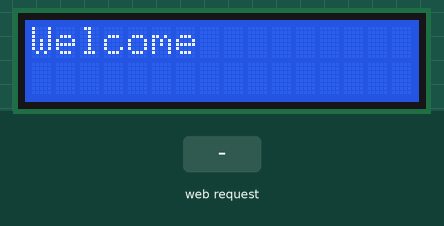
Simulated run of this sketch. Board: ESP8266 (NodeMCU). On the bench: 16×2 character LCD. The inputs (shaded band) are chosen by the test bench. WiFi joins after 1.5 s; servers stay silent unless stated; what the sketch prints to the serial monitor is not drawn.

Above: at 2.7 s.
2.8 s: HTTP request GET /update?message=1 received
At 3.9 s:
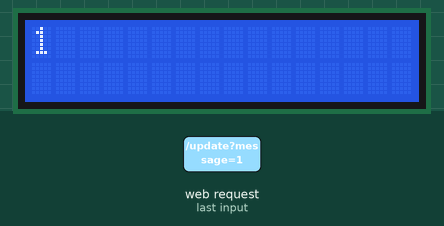
4.3 s: HTTP request GET /update?message=0 received
At 5.1 s:
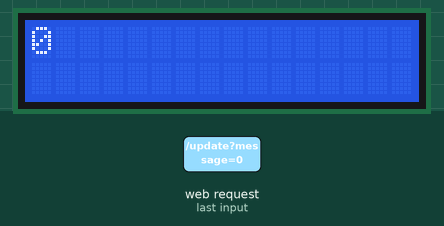
Timing chart, 0 to 7.3 s (numbered marks = the images above; inputs shaded):
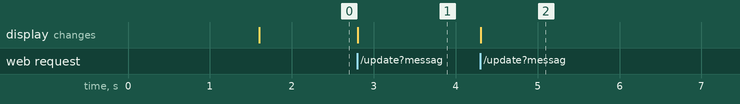

The sketch:

main.ino
```cpp
#include <ESP8266WiFi.h>
#include <ESP8266WebServer.h>
#include <LiquidCrystal_I2C.h>

const char* WIFI_SSID = "YOUR_WIFI_NAME";
const char* WIFI_PASSWORD = "YOUR_WIFI_PASSWORD";

ESP8266WebServer server(80);

LiquidCrystal_I2C lcd(0x27, 16, 2);

String notice = "Welcome";

void displayNotice()
{
    lcd.clear();

    if (notice.length() <= 16)
    {
        lcd.setCursor(0, 0);
        lcd.print(notice);
    }
    else
    {
        lcd.setCursor(0, 0);
        lcd.print(notice.substring(0, 16));

        lcd.setCursor(0, 1);
        lcd.print(notice.substring(16, 32));
    }
}

void handleHome()
{
    String page = R"rawliteral(
<!DOCTYPE html>
<html>
<head>
    <meta name="viewport" content="width=device-width, initial-scale=1">
    <title>IoT Notice Board</title>
</head>

<body>
    <h2>IoT Notice Board</h2>

    <form action="/update" method="GET">
        <input type="text"
               name="message"
               maxlength="32"
               placeholder="Enter notice">

        <input type="submit" value="Update Notice">
    </form>

    <p>Current Notice:</p>
    <strong>
)rawliteral";

    page += notice;

    page += R"rawliteral(
    </strong>
</body>
</html>
)rawliteral";

    server.send(200, "text/html", page);
}

void handleUpdate()
{
    if (server.hasArg("message"))
    {
        notice = server.arg("message");
        notice.trim();

        if (notice.length() == 0)
        {
            notice = "No Notice";
        }

        displayNotice();
    }

    server.sendHeader("Location", "/");
    server.send(303);
}

void connectWiFi()
{
    WiFi.begin(WIFI_SSID, WIFI_PASSWORD);

    while (WiFi.status() != WL_CONNECTED)
    {
        delay(500);
    }
}

void setup()
{
    Serial.begin(115200);

    lcd.init();
    lcd.backlight();

    lcd.setCursor(0, 0);
    lcd.print("IoT Notice");
    lcd.setCursor(0, 1);
    lcd.print("Connecting...");

    connectWiFi();

    displayNotice();

    server.on("/", handleHome);
    server.on("/update", handleUpdate);

    server.begin();

    Serial.println();
    Serial.println("IoT Notice Board Ready");
    Serial.print("IP Address: ");
    Serial.println(WiFi.localIP());
}

void loop()
{
    server.handleClient();
}
```

Measured:
- after the input at 2.8 s, the display: changes at once (image 1)
- after the input at 4.3 s, the display: changes at once (image 2)
